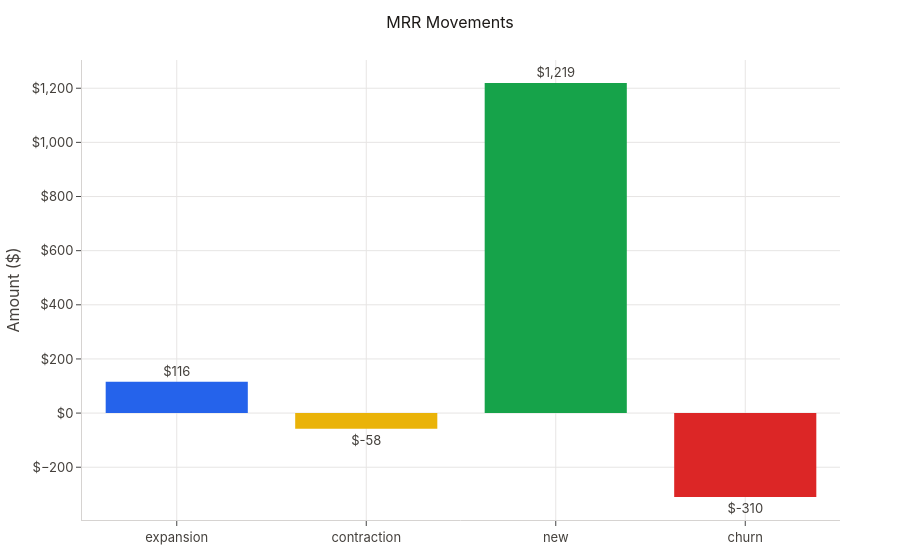

The cell this chart's notebook holds for it:
### Markdown cell above
## 3. MRR Breakdown (movements)

Tidemill classifies every MRR change into a **movement type**:

| Movement      | Meaning                                              |
|---------------|------------------------------------------------------|
| **new**       | First subscription for a customer                    |
| **expansion** | Upgrade or additional subscription                   |
| **contraction** | Downgrade (lower plan/fewer seats)                 |
| **churn**     | Cancellation — customer lost entirely                |
| **reactivation** | Previously churned customer returns               |

The breakdown endpoint sums these over the full period.

### Code cell
reports.mrr.plot_breakdown(reports.mrr.breakdown(tm, START, END))

### Figure 1 — Plotly figure (JSON) as saved in the notebook; plotly's stock layout.template omitted (floating-point values rounded to 4 significant figures)
{"data": [{"marker": {"color": ["#2563EB", "#EAB308", "#16A34A", "#DC2626"]}, "text": ["$116", "$-58", "$1,219", "$-310"], "textposition": "outside", "type": "bar", "x": ["expansion", "contraction", "new", "churn"], "y": [116.0, -58.0, 1219.0, -310.0]}], "layout": {"title": {"text": "MRR Movements"}, "yaxis": {"tickformat": ",", "tickprefix": "$", "title": {"text": "Amount ($)"}}}}
